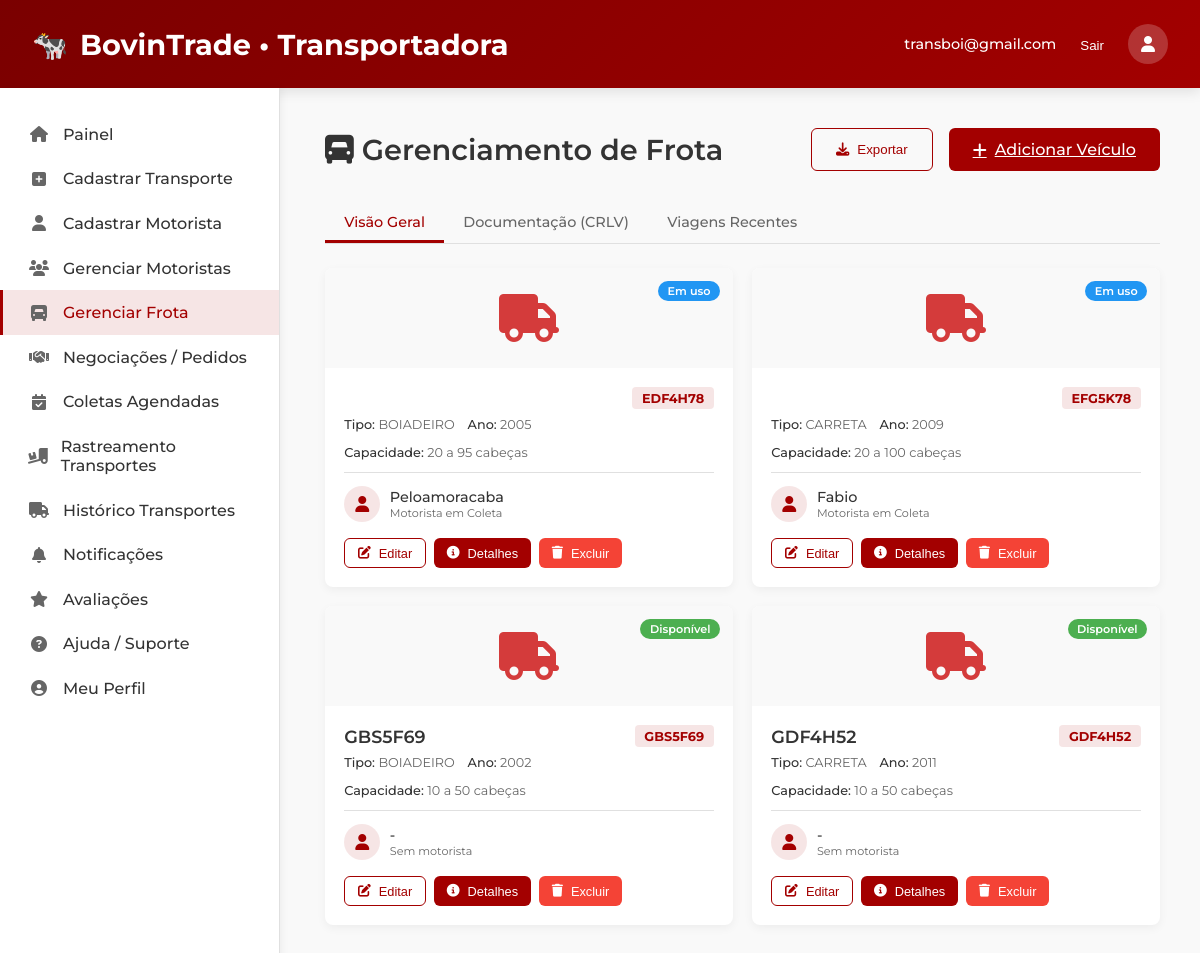
The app's page /gerenciar-transportes-transp.php (signed in) with its own data.
### tables this page shows
CREATE TABLE `veiculo` (
  `id` bigint(20) UNSIGNED NOT NULL,
  `placa` varchar(10) NOT NULL,
  `modelo` varchar(100) DEFAULT NULL,
  `tipo` enum('BOIADEIRO','CARRETA','TRUCK','CAMINHAO 3/4','VAN','OUTRO') NOT NULL,
  `capacidade_min` int(10) UNSIGNED DEFAULT NULL,
  `capacidade_max` int(10) UNSIGNED NOT NULL,
  `renavam` varchar(20) DEFAULT NULL,
  `crlv_validade` date DEFAULT NULL,
  `ano_fabricacao` smallint(5) UNSIGNED DEFAULT NULL,
  `ativo` tinyint(1) NOT NULL DEFAULT 1,
  `created_at` timestamp NOT NULL DEFAULT current_timestamp(),
  `updated_at` timestamp NOT NULL DEFAULT current_timestamp() ON UPDATE current_timestamp()
);

### gerenciar-transportes-transp.php (the view, shortened to what this page needs)
<?php
require_once  'config.php';
$u = $_SESSION['usuario'];
$email = htmlspecialchars($u['email'] ?? '');
$transportadora_id = $u['id'];
function e($s) {
    return htmlspecialchars((string)$s, ENT_QUOTES | ENT_SUBSTITUTE, 'UTF-8');
}
$stmt_veiculos = $pdo->prepare("
    SELECT DISTINCT v.* FROM veiculo v
    JOIN transportadora_veiculo tv ON v.id = tv.veiculo_id
    WHERE tv.transportadora_usuario_id = :tid
    AND v.ativo = 1 -- Adicionado para não mostrar veículos desativados
    AND tv.data_fim IS NULL
    ORDER BY v.placa
");
$stmt_veiculos->execute([':tid' => $transportadora_id]);
$veiculos = $stmt_veiculos->fetchAll(PDO::FETCH_ASSOC);
$stmt_ativos = $pdo->prepare("
    SELECT DISTINCT veiculo_id FROM transportes
    WHERE transportadora_id = :tid
    AND status NOT IN ('ENTREGUE', 'CANCELADO', 'FINALIZADO', 'RECUSADO') -- 'RECUSADO' ADICIONADO
    AND veiculo_id IS NOT NULL
");
$stmt_ativos->execute([':tid' => $transportadora_id]);
$active_vehicle_ids = $stmt_ativos->fetchAll(PDO::FETCH_COLUMN, 0);
$stmt_active_drivers = $pdo->prepare("
    SELECT
        t.veiculo_id,
        m.nome
    FROM transportes t
    JOIN motorista m ON m.id = t.motorista_id
    WHERE t.transportadora_id = :tid
      AND t.status NOT IN ('ENTREGUE', 'CANCELADO', 'FINALIZADO', 'RECUSADO') -- 'RECUSADO' ADICIONADO
      AND t.veiculo_id IS NOT NULL
    GROUP BY t.veiculo_id  -- Garante um motorista por veículo
");
$stmt_active_drivers->execute([':tid' => $transportadora_id]);
$active_drivers_map = $stmt_active_drivers->fetchAll(PDO::FETCH_KEY_PAIR);
?>
<!DOCTYPE html>
<html lang="pt-br">
<head>
  <link rel="stylesheet" href="https://cdnjs.cloudflare.com/ajax/libs/font-awesome/6.4.0/css/all.min.css">
</head>
<body>
<header>
  <div style="display: flex; align-items: center; gap: 1rem;">
    <div class="logo">
      🐄
      <span>BovinTrade • Transportadora</span>
    </div>
  </div>
  <div class="user-menu">
    <span><?php echo $email; ?></span>
    <form action="logout.php" method="post" style="display:inline;">
      <button type="submit" style="background:none; border:none; color:white; cursor:pointer;">Sair</button>
    </form>
    <div class="user-avatar"><i class="fas fa-user"></i></div>
  </div>
</header>
<div class="container">
  <aside class="sidebar" id="sidebar">
    <ul class="sidebar-menu">
      <a href="14-painel-transportadora.php" class="menu-item <?php echo basename($_SERVER['PHP_SELF']) === '14-painel-transportadora.php' ? 'active' : ''; ?>"><i class="fas fa-home"></i><span>Painel</span></a>
      <a href="cadastro-transporte.php" class="menu-item <?php echo basename($_SERVER['PHP_SELF']) === 'cadastro-transporte.php' ? 'active' : ''; ?>"><i class="fas fa-plus-square"></i><span>Cadastrar Transporte</span></a>
      <a href="cadastro-motorista.php" class="menu-item <?php echo basename($_SERVER['PHP_SELF']) === 'cadastro-motorista.php' ? 'active' : ''; ?>"><i class="fas fa-user"></i><span>Cadastrar Motorista</span></a>
       <a href="gerenciar-motoristas.php" class="menu-item <?php echo basename($_SERVER['PHP_SELF']) === 'gerenciar-motoristas.php' ? 'active' : ''; ?>"><i class="fas fa-users"></i><span>Gerenciar Motoristas</span></a>
      <a href="gerenciar-transportes-transp.php" class="menu-item <?php echo basename($_SERVER['PHP_SELF']) === 'gerenciar-transportes-transp.php' ? 'active' : ''; ?>"><i class="fas fa-truck-front"></i><span>Gerenciar Frota</span></a>
      <a href="pedidos-transportes.php" class="menu-item <?php echo basename($_SERVER['PHP_SELF']) === 'pedidos-transportes.php' ? 'active' : ''; ?>"><i class="fas fa-handshake"></i><span>Negociações / Pedidos</span></a>
      <a href="coletas-agendadas.php" class="menu-item <?php echo basename($_SERVER['PHP_SELF']) === 'coletas-agendadas.php' ? 'active' : ''; ?>"><i class="fas fa-calendar-check"></i><span>Coletas Agendadas</span></a>
      <a href="rastreamento-transporte-t.php" class="menu-item <?php echo basename($_SERVER['PHP_SELF']) === 'rastreamento-transporte-t.php' ? 'active' : ''; ?>"><i class="fas fa-truck-loading"></i><span>Rastreamento Transportes</span></a>
      <a href="historico-transporte-t.php" class="menu-item <?php echo basename($_SERVER['PHP_SELF']) === 'historico-transporte-t.php' ? 'active' : ''; ?>"><i class="fas fa-truck"></i><span>Histórico Transportes</span></a>
      <a href="notificacoes-transportadora.php" class="menu-item <?php echo basename($_SERVER['PHP_SELF']) === 'notificacoes-transportadora.php' ? 'active' : ''; ?>"><i class="fas fa-bell"></i><span>Notificações</span></a>
      <a href="minhas-avaliacoes-transportadora.php" class="menu-item <?php echo basename($_SERVER['PHP_SELF']) === 'minhas-avaliacoes-transportadora.php' ? 'active' : ''; ?>"><i class="fas fa-star"></i><span>Avaliações</span></a>
      <a href="17-ajudat.php" class="menu-item <?php echo basename($_SERVER['PHP_SELF']) === '17-ajudat.php' ? 'active' : ''; ?>"><i class="fas fa-question-circle"></i><span>Ajuda / Suporte</span></a>
      <a href="meu-perfil-transportadora.php" class="menu-item <?php echo basename($_SERVER['PHP_SELF']) === 'meu-perfil-transportadora.php' ? 'active' : ''; ?>">
        <i class="fas fa-user-circle"></i><span>Meu Perfil</span>
      </a>
    </ul>
  </aside>
  <main class="main">
    <div class="dashboard-header">
      <h1 class="dashboard-title"><i class="fas fa-truck-front"></i> Gerenciamento de Frota</h1>
      <div class="dashboard-actions">
        <button class="btn btn-outline" onclick="exportarFrota()">
          <i class="fas fa-download"></i> Exportar
        </button>
        <a href="cadastro-transporte.php" class="btn btn-primary">
          <i class="fas fa-plus"></i> Adicionar Veículo
        </a>
      </div>
    </div>
    <div class="tabs">
      <div class="tab active" data-tab="overview">Visão Geral</div>
      <div class="tab" data-tab="documents">Documentação (CRLV)</div>
      <div class="tab" data-tab="trips">Viagens Recentes</div>
    </div>
    <div class="tab-content active" id="overview">
      <?php if (count($veiculos) === 0): ?>
          <div class="empty-state">
              <i class="fas fa-truck"></i>
              <p>Nenhum veículo cadastrado ainda.</p>
              <p><a href="cadastro-transpote.php">Clique aqui</a> para cadastrar seu primeiro veículo.</p>
          </div>
      <?php else: ?>
          <div class="fleet-overview">
          <?php
          foreach($veiculos as $veiculo):
              $driver_name = $active_drivers_map[$veiculo['id']] ?? null;
              $is_active = in_array($veiculo['id'], $active_vehicle_ids);
              $status_class = $is_active ? 'status-in-use' : 'status-available';
              $status_label = $is_active ? 'Em uso' : 'Disponível';
              $veiculo_display = $veiculo;
              $veiculo_display['driver_name'] = $driver_name;
              $veiculo_json = htmlspecialchars(json_encode($veiculo_display), ENT_QUOTES, 'UTF-8');
          ?>
              <div class="vehicle-card">
                <div class="vehicle-image">
                  <i class="fas fa-truck" style="font-size: 3rem; color: var(--primary-light);"></i>
                  <span class="vehicle-status <?php echo $status_class; ?>"><?php echo $status_label; ?></span>
                </div>
                <div class="vehicle-details">
                  <div class="vehicle-title">
                    <span><?php echo e($veiculo['modelo'] ?? $veiculo['placa']); ?></span>
                    <span class="vehicle-plate"><?php echo e($veiculo['placa']); ?></span>
                  </div>
                  <div class="vehicle-specs">
                    <div class="vehicle-spec">
                      <strong>Tipo:</strong> <?php echo e($veiculo['tipo']); ?>
                    </div>
                    <div class="vehicle-spec">
                      <strong>Ano:</strong> <?php echo e($veiculo['ano_fabricacao']); ?>
                    </div>
                  </div>
                  <div class="vehicle-spec">
                    <strong>Capacidade:</strong> <?php echo e($veiculo['capacidade_min']); ?> a <?php echo e($veiculo['capacidade_max']); ?> cabeças
                  </div>
                  <div class="vehicle-driver">
                    <div class="driver-info">
                      <div class="driver-avatar">
                        <i class="fas fa-user"></i>
                      </div>
                      <div>
                        <div class="driver-name"><?php echo e($driver_name ?: '-'); ?></div>
                        <div class="driver-type"><?php echo $driver_name ? 'Motorista em Coleta' : 'Sem motorista'; ?></div>
                      </div>
                    </div>
                  </div>
                  <div class="vehicle-actions">
                    <button class="btn btn-outline btn-sm edit-btn" data-id="<?php echo $veiculo['id']; ?>" data-veiculo="<?php echo $veiculo_json; ?>">
                      <i class="fas fa-edit"></i> Editar
                    </button>
                    <button class="btn btn-primary btn-sm details-btn" data-veiculo="<?php echo $veiculo_json; ?>">
                      <i class="fas fa-info-circle"></i> Detalhes
                    </button>
                    <button class="btn btn-danger btn-sm delete-btn" data-id="<?php echo $veiculo['id']; ?>" data-veiculo="<?php echo $veiculo_json; ?>">
                      <i class="fas fa-trash"></i> Excluir
                    </button>
                  </div>
                </div>
              </div>
          <?php endforeach; ?>
          </div>
      <?php endif; ?>
    </div>
  </main>
</div>
</body>
</html>

### records on screen
veiculo: id "Em uso", placa "EDF4H78", tipo "BOIADEIRO", ano_fabricacao "2005", capacidade_min "20", capacidade_max "95", id "Peloamoracaba", shows "Motorista em Coleta"
veiculo: id "Em uso", placa "EFG5K78", tipo "CARRETA", ano_fabricacao "2009", capacidade_min "20", capacidade_max "100", id "Fabio", shows "Motorista em Coleta"
veiculo: id "Disponível", placa "GBS5F69", tipo "BOIADEIRO", ano_fabricacao "2002", capacidade_min "10", capacidade_max "50", driver_name "-", shows "Sem motorista"
veiculo: id "Disponível", placa "GDF4H52", tipo "CARRETA", ano_fabricacao "2011", capacidade_min "10", capacidade_max "50", driver_name "-", shows "Sem motorista"

### other values on screen
$email "transboi@gmail.com"
